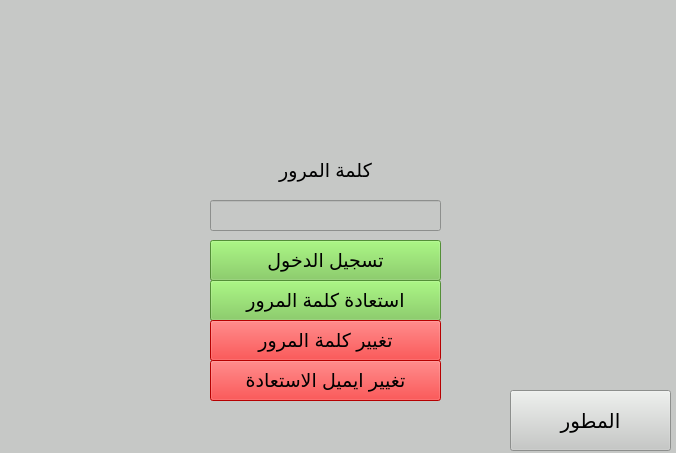
<?xml version="1.0" encoding="UTF-8"?>
<ui version="4.0">
 <class>Form</class>
 <widget class="QWidget" name="Form">
  <property name="geometry">
   <rect>
    <x>0</x>
    <y>0</y>
    <width>676</width>
    <height>453</height>
   </rect>
  </property>
  <property name="font">
   <font>
    <pointsize>12</pointsize>
   </font>
  </property>
  <property name="windowTitle">
   <string>Form</string>
  </property>
  <property name="styleSheet">
   <string notr="true">background-color:rgb(198, 200, 198)</string>
  </property>
  <widget class="QLabel" name="label">
   <property name="geometry">
    <rect>
     <x>220</x>
     <y>150</y>
     <width>211</width>
     <height>41</height>
    </rect>
   </property>
   <property name="text">
    <string>&lt;html&gt;&lt;head/&gt;&lt;body&gt;&lt;p align=&quot;center&quot;&gt;&lt;span style=&quot; font-size:14pt; color:#000000;&quot;&gt;كلمة المرور&lt;/span&gt;&lt;/p&gt;&lt;/body&gt;&lt;/html&gt;</string>
   </property>
  </widget>
  <widget class="QLineEdit" name="passEntry">
   <property name="enabled">
    <bool>true</bool>
   </property>
   <property name="geometry">
    <rect>
     <x>210</x>
     <y>200</y>
     <width>231</width>
     <height>31</height>
    </rect>
   </property>
   <property name="font">
    <font>
     <pointsize>12</pointsize>
    </font>
   </property>
  </widget>
  <widget class="QLabel" name="label_2">
   <property name="geometry">
    <rect>
     <x>510</x>
     <y>0</y>
     <width>161</width>
     <height>91</height>
    </rect>
   </property>
   <property name="text">
    <string/>
   </property>
   <property name="pixmap">
    <pixmap>../../Downloads/logo-removebg-preview.png</pixmap>
   </property>
   <property name="scaledContents">
    <bool>true</bool>
   </property>
  </widget>
  <widget class="QLabel" name="label_3">
   <property name="geometry">
    <rect>
     <x>250</x>
     <y>70</y>
     <width>141</width>
     <height>71</height>
    </rect>
   </property>
   <property name="text">
    <string/>
   </property>
   <property name="pixmap">
    <pixmap>assests/person-.png</pixmap>
   </property>
   <property name="scaledContents">
    <bool>true</bool>
   </property>
  </widget>
  <widget class="QPushButton" name="login">
   <property name="enabled">
    <bool>true</bool>
   </property>
   <property name="geometry">
    <rect>
     <x>210</x>
     <y>240</y>
     <width>231</width>
     <height>41</height>
    </rect>
   </property>
   <property name="sizePolicy">
    <sizepolicy hsizetype="Minimum" vsizetype="Fixed">
     <horstretch>0</horstretch>
     <verstretch>0</verstretch>
    </sizepolicy>
   </property>
   <property name="font">
    <font>
     <pointsize>14</pointsize>
    </font>
   </property>
   <property name="styleSheet">
    <string notr="true">background-color:rgb(116, 200, 77)</string>
   </property>
   <property name="text">
    <string>تسجيل الدخول</string>
   </property>
  </widget>
  <widget class="QPushButton" name="backUp">
   <property name="geometry">
    <rect>
     <x>210</x>
     <y>280</y>
     <width>231</width>
     <height>41</height>
    </rect>
   </property>
   <property name="font">
    <font>
     <pointsize>14</pointsize>
    </font>
   </property>
   <property name="styleSheet">
    <string notr="true">background-color:rgb(116, 200, 77)</string>
   </property>
   <property name="text">
    <string>استعادة كلمة المرور</string>
   </property>
  </widget>
  <widget class="QPushButton" name="changePass">
   <property name="geometry">
    <rect>
     <x>210</x>
     <y>320</y>
     <width>231</width>
     <height>41</height>
    </rect>
   </property>
   <property name="font">
    <font>
     <pointsize>14</pointsize>
    </font>
   </property>
   <property name="styleSheet">
    <string notr="true">background-color:rgb(255, 0, 0)</string>
   </property>
   <property name="text">
    <string>تغيير كلمة المرور</string>
   </property>
  </widget>
  <widget class="QPushButton" name="changeEmail">
   <property name="geometry">
    <rect>
     <x>210</x>
     <y>360</y>
     <width>231</width>
     <height>41</height>
    </rect>
   </property>
   <property name="font">
    <font>
     <pointsize>14</pointsize>
    </font>
   </property>
   <property name="styleSheet">
    <string notr="true">background-color:rgb(255,0,0)</string>
   </property>
   <property name="text">
    <string>تغيير ايميل الاستعادة</string>
   </property>
  </widget>
  <widget class="QPushButton" name="developer">
   <property name="geometry">
    <rect>
     <x>510</x>
     <y>390</y>
     <width>161</width>
     <height>61</height>
    </rect>
   </property>
   <property name="autoFillBackground">
    <bool>false</bool>
   </property>
   <property name="styleSheet">
    <string notr="true">font-size:20px;
qproperty-icon:url(assests/programmer.png);
qproperty-iconSize:80px 60px;</string>
   </property>
   <property name="text">
    <string>المطور</string>
   </property>
  </widget>
 </widget>
 <resources/>
 <connections/>
</ui>
